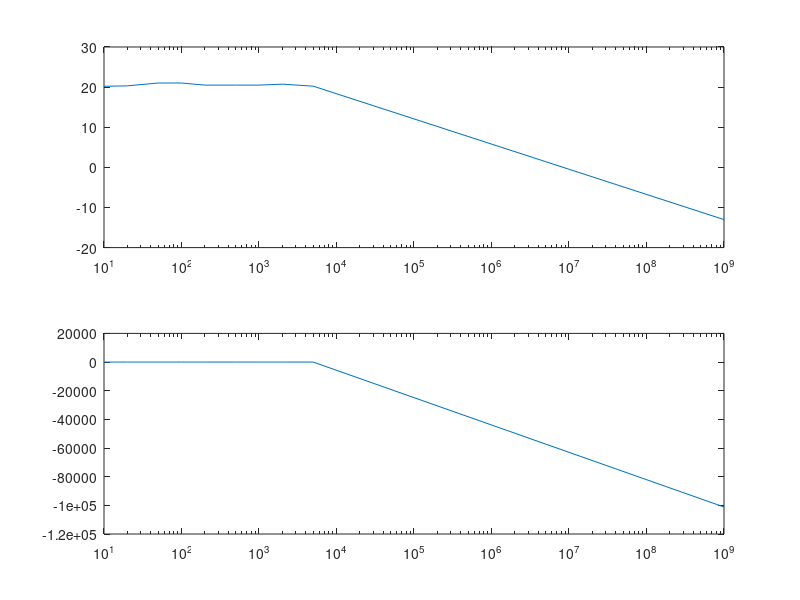

This figure's MATLAB source:

freq = [10, 20, 50, 100, 200, 500, 1e+3, 2e+3, 5e+3, 1e+9]; % [Hz] Replace this with your data.
period = 1./freq;

Vi = [0.168, 0.216, 0.256, 0.256, 0.272, 0.272, 0.272, 0.272, 0.288, 0.6]; % [V] Replace this with your data.
Vo = [1.72, 2.24, 2.88, 2.88, 2.88, 2.88, 2.88, 2.96, 2.96, 0.134]; % [V] Replace this with your data.

t_delay = [-262e-6, -200e-6, -40e-6, 20e-6, -35e-6, -15e-6, -3.50e-6, -2.52e-6, -2.2e-6, -281e-9]; % [s] Replace this with your data.
disp(t_delay)

gain = Vo ./ Vi;

gain_dB = 20*log10(gain); % Convert to dB

phase = t_delay ./ period .* 360; % [degrees]

subplot(211)
semilogx(freq, gain_dB)
subplot(212)
semilogx(freq, phase)
